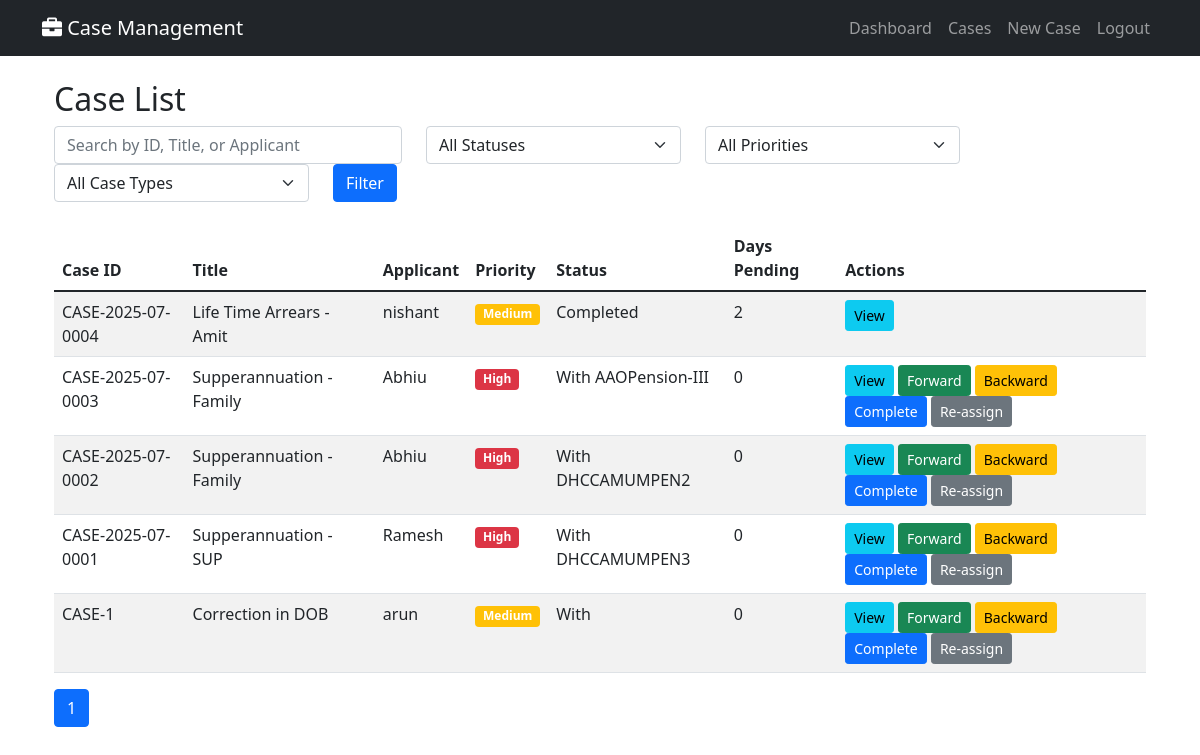
The page /cases/ (signed in) on the database as committed earlier.
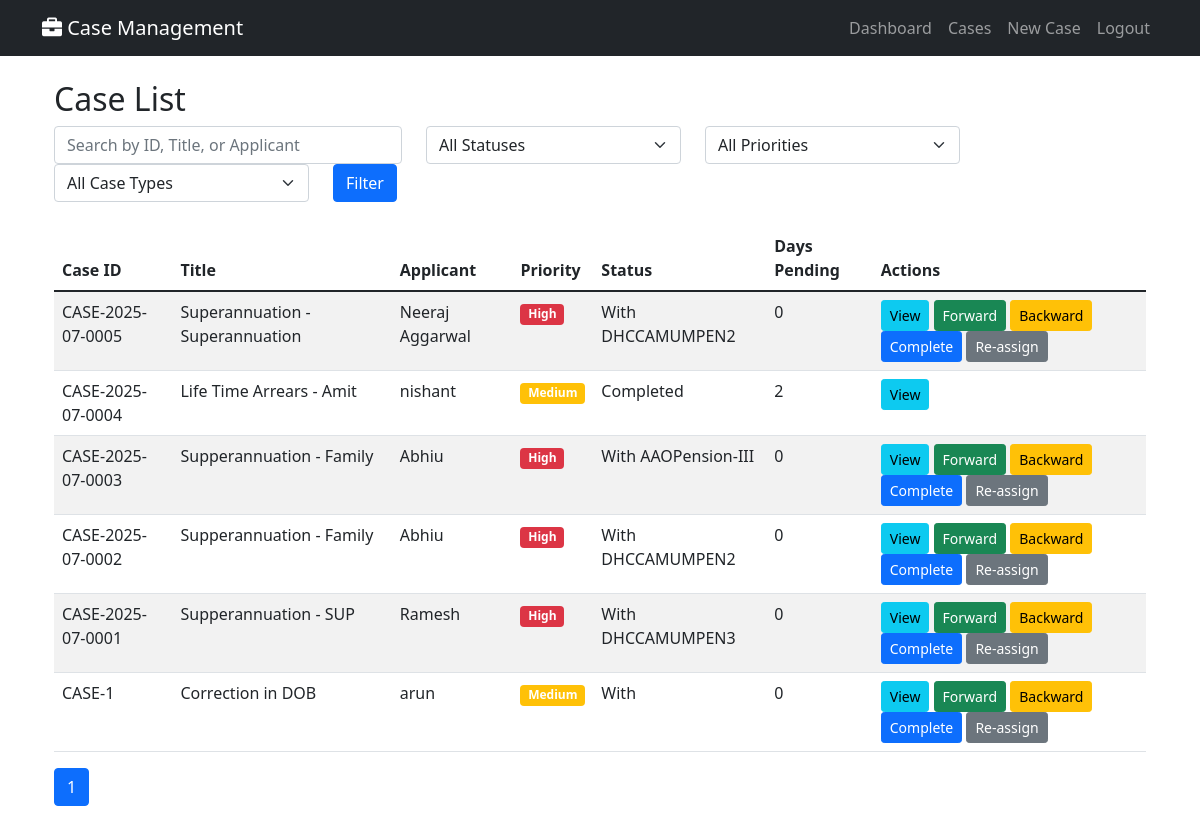
The same page on the database as committed later.
### cases/models.py (models this page shows, shortened)
class Case(models.Model):
    PRIORITY_CHOICES = [
        ('High', 'High'),
        ('Medium', 'Medium'),
        ('Low', 'Low'),
    ]
    STATUS_COLORS = [
        ('Green', 'Green'),
        ('Orange', 'Orange'),
        ('Red', 'Red'),
        ('Blue', 'Blue'),
    ]
    MODE_OF_RECEIPT_CHOICES = [
        ('by_post', 'By Post'),
        ('by_hand', 'By Hand'),
        ('online', 'Online'),
        ('offline', 'Offline'),
        ('email', 'Email'),
        ('in_person', 'In Person'),
    ]
    TYPE_OF_CORRECTION_CHOICES = [
        ('change_of_address', 'Change Of Address'),
        ('change_dob_family', 'Change / Correction of DOB of Family Pensioner'),
        ('change_name', 'Change / Correction of Name of the Pensioner / Family Pensioner'),
        ('other', 'Other'),
    ]
    FRESH_COMPLIANCE_CHOICES = [
        ('fresh', 'Fresh Case'),
        ('compliance', 'Compliance'),
    ]
    TYPE_OF_EMPLOYEE_CHOICES = [
        ('MTNL_IDA', 'MTNL IDA'),
        ('MTNL_CDA', 'MTNL CDA'),
        ('DOT_CDA', 'DOT CDA'),
    ]
    TYPE_OF_PENSION_CHOICES = [
        ('MTNL-IDA', 'MTNL-IDA'),
        ('DOT-CDA', 'DOT-CDA'),
    ]
    TYPE_OF_PENSIONER_CHOICES = [
        ('Superannuation/VR', 'Superannuation / VR'),
        ('Family Pensioner', 'Family Pensioner'),
    ]
    case_id = models.CharField(max_length=50, unique=True, db_index=True)
    registration_date = models.DateTimeField(default=timezone.now)
    case_type = models.ForeignKey(CaseType, on_delete=models.CASCADE)
    sub_category = models.CharField(max_length=100)
    case_title = models.CharField(max_length=500)
    case_description = models.TextField()
    applicant_name = models.CharField(max_length=200)
    ppo_master = models.ForeignKey(PPOMaster, on_delete=models.SET_NULL, null=True, blank=True)
    priority = models.CharField(max_length=10, choices=PRIORITY_CHOICES, default='Medium')
    current_status = models.CharField(max_length=200)
    current_holder = models.ForeignKey(UserProfile, on_delete=models.CASCADE, related_name='current_cases')
    days_in_current_stage = models.IntegerField(default=0)
    total_days_pending = models.IntegerField(default=0)
    expected_completion = models.DateTimeField()
    actual_completion = models.DateTimeField(null=True, blank=True)
    status_color = models.CharField(max_length=10, choices=STATUS_COLORS, default='Green')
    is_completed = models.BooleanField(default=False)
    created_by = models.ForeignKey(User, on_delete=models.CASCADE, related_name='created_cases')
    last_updated_by = models.ForeignKey(User, on_delete=models.CASCADE, related_name='updated_cases')
    last_update_date = models.DateTimeField(auto_now=True)
    ppo_number = models.CharField(max_length=20, blank=True)
    name_pensioner = models.CharField(max_length=200, blank=True)
    mobile_number = models.CharField(max_length=15, blank=True)
    last_lc_done_date = models.DateField(null=True, blank=True)
    kyp_flag = models.BooleanField(default=False)
    mode_of_receipt = models.CharField(max_length=20, choices=MODE_OF_RECEIPT_CHOICES, blank=True)
    date_of_death = models.DateField(null=True, blank=True)
    name_claimant = models.CharField(max_length=200, blank=True)
    relationship = models.CharField(max_length=50, blank=True)
    service_book_enclosed = models.BooleanField(default=False)
    type_of_correction = models.CharField(max_length=30, choices=TYPE_OF_CORRECTION_CHOICES, blank=True)
    original_ppo_submitted = models.BooleanField(default=False)
    fresh_or_compliance = models.CharField(max_length=20, choices=FRESH_COMPLIANCE_CHOICES, blank=True)
    type_of_employee = models.CharField(max_length=20, choices=TYPE_OF_EMPLOYEE_CHOICES, blank=True)
    retiring_employee = models.ForeignKey('RetiringEmployee', on_delete=models.SET_NULL, null=True, blank=True)
    type_of_pension = models.CharField(max_length=20, choices=TYPE_OF_PENSION_CHOICES, blank=True)
    type_of_pensioner = models.CharField(max_length=30, choices=TYPE_OF_PENSIONER_CHOICES, blank=True)
    date_of_retirement = models.DateField(null=True, blank=True)  # For Superannuation, fetched but stored
    class Meta:
        ordering = ['-registration_date']

### cases/views.py (the view, shortened to what this page needs)
# urls.py: path('cases/', views.case_list, name='case_list'),
@login_required
def case_list(request):
    user_profile = get_object_or_404(UserProfile, user=request.user)
    cases = Case.objects.all()
    if user_profile.role != 'ADMIN':
        cases = cases.filter(current_holder=user_profile)
    search_query = request.GET.get('search', '')
    if search_query:
        cases = cases.filter(
            Q(case_id__icontains=search_query) |
            Q(case_title__icontains=search_query) |
            Q(applicant_name__icontains=search_query)
        )
    status_filter = request.GET.get('status', '')
    priority_filter = request.GET.get('priority', '')
    if priority_filter:
        cases = cases.filter(priority=priority_filter)
    case_type_filter = request.GET.get('case_type', '')
    if case_type_filter:
        cases = cases.filter(case_type_id=case_type_filter)
    paginator = Paginator(cases, 25)
    page_number = request.GET.get('page')
    page_obj = paginator.get_page(page_number)
    context = {
        'page_obj': page_obj,
        'search_query': search_query,
        'status_filter': status_filter,
        'priority_filter': priority_filter,
        'case_type_filter': case_type_filter,
        'case_types': CaseType.objects.all(),
        'user_profile': user_profile,
    }
    return render(request, 'cases/case_list.html', context)

### templates/cases/case_list.html (shortened to what this page needs)
{% extends 'base.html' %}
{% block content %}
<div class="container mt-4">
    <h2>Case List</h2>
    <form method="get" class="mb-4">
        <div class="row">
            <div class="col-md-4">
                <input type="text" name="search" class="form-control" placeholder="Search by ID, Title, or Applicant" value="{{ search_query }}">
            </div>
            <div class="col-md-3">
                <select name="status" class="form-select">
                    <option value="">All Statuses</option>
                </select>
            </div>
            <div class="col-md-3">
                <select name="priority" class="form-select">
                    <option value="">All Priorities</option>
                </select>
            </div>
            <div class="col-md-3">
                <select name="case_type" class="form-select">
                    <option value="">All Case Types</option>
                </select>
            </div>
            <div class="col-md-2 mt-2 mt-md-0">
                <button type="submit" class="btn btn-primary">Filter</button>
            </div>
        </div>
    </form>
    <table class="table table-striped table-hover">
        <thead>
            <tr>
                <th>Case ID</th>
                <th>Title</th>
                <th>Applicant</th>
                <th>Priority</th>
                <th>Status</th>
                <th>Days Pending</th>
                <th>Actions</th>
            </tr>
        </thead>
        <tbody>
            {% for case in page_obj %}
            <tr>
                <td>{{ case.case_id }}</td>
                <td>{{ case.case_title }}</td>
                <td>{{ case.applicant_name }}</td>
                <td>
                    <span class="badge {% if case.priority == 'High' %}bg-danger{% elif case.priority == 'Medium' %}bg-warning{% else %}bg-success{% endif %}">
                        {{ case.priority }}
                    </span>
                </td>
                <td>{{ case.current_status }}</td>
                <td>{{ case.total_days_pending }}</td>
                <td>
                    <a href="{% url 'case_detail' case.case_id %}" class="btn btn-sm btn-info">View</a>
                    {% if user_profile.role == 'ADMIN' or case.current_holder == user_profile %}
                    {% if not case.is_completed %}
                    <a href="{% url 'move_case' case.case_id %}?type=forward" class="btn btn-sm btn-success">Forward</a>
                    {% if user_profile.role != 'DH' %}
                    <a href="{% url 'move_case' case.case_id %}?type=backward" class="btn btn-sm btn-warning">Backward</a>
                    {% endif %}
                    {% if user_profile.role != 'DH' %}
                    <a href="{% url 'move_case' case.case_id %}?type=complete" class="btn btn-sm btn-primary">Complete</a>
                    <a href="{% url 'move_case' case.case_id %}?type=reassign" class="btn btn-sm btn-secondary">Re-assign</a>
                {% endif %}
            {% endif %}
        {% endif %}
                </td>
            </tr>
            {% empty %}
            <tr>
                <td colspan="7">No cases found.</td>
            </tr>
            {% endfor %}
        </tbody>
    </table>
    <nav aria-label="Page navigation">
        <ul class="pagination">
            {% for num in page_obj.paginator.page_range %}
                {% if page_obj.number == num %}
                    <li class="page-item active"><a class="page-link" href="#">{{ num }}</a></li>
                {% endif %}
            {% endfor %}
        </ul>
    </nav>
</div>
{% endblock %}

Rows that differ between the two databases and show on the page:
added Case: case_id "CASE-2025-07-0005", case_title "Superannuation - Superannuation", applicant_name "Neeraj Aggarwal", priority "High", current_status "With DHCCAMUMPEN2", total_days_pending "0", is_completed "Forward"
